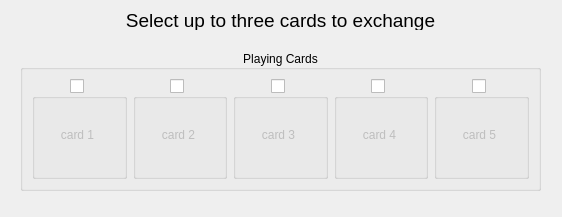
<?xml version="1.0" encoding="UTF-8"?>
<ui version="4.0">
 <class>Dialog</class>
 <widget class="QDialog" name="Dialog">
  <property name="geometry">
   <rect>
    <x>0</x>
    <y>0</y>
    <width>562</width>
    <height>217</height>
   </rect>
  </property>
  <property name="windowTitle">
   <string>Dialog</string>
  </property>
  <widget class="QGroupBox" name="groupBox">
   <property name="geometry">
    <rect>
     <x>20</x>
     <y>50</y>
     <width>521</width>
     <height>141</height>
    </rect>
   </property>
   <property name="title">
    <string>Playing Cards</string>
   </property>
   <property name="alignment">
    <set>Qt::AlignmentFlag::AlignCenter</set>
   </property>
   <layout class="QHBoxLayout" name="horizontalLayout">
    <item>
     <widget class="QGroupBox" name="groupBox_2">
      <property name="title">
       <string/>
      </property>
      <property name="alignment">
       <set>Qt::AlignmentFlag::AlignBottom|Qt::AlignmentFlag::AlignHCenter</set>
      </property>
      <property name="flat">
       <bool>false</bool>
      </property>
      <property name="checkable">
       <bool>true</bool>
      </property>
      <property name="checked">
       <bool>false</bool>
      </property>
      <widget class="QLabel" name="card_2">
       <property name="geometry">
        <rect>
         <x>10</x>
         <y>40</y>
         <width>71</width>
         <height>31</height>
        </rect>
       </property>
       <property name="text">
        <string>card 1</string>
       </property>
       <property name="alignment">
        <set>Qt::AlignmentFlag::AlignCenter</set>
       </property>
      </widget>
     </widget>
    </item>
    <item>
     <widget class="QGroupBox" name="groupBox_1">
      <property name="title">
       <string/>
      </property>
      <property name="alignment">
       <set>Qt::AlignmentFlag::AlignBottom|Qt::AlignmentFlag::AlignHCenter</set>
      </property>
      <property name="flat">
       <bool>false</bool>
      </property>
      <property name="checkable">
       <bool>true</bool>
      </property>
      <property name="checked">
       <bool>false</bool>
      </property>
      <widget class="QLabel" name="card_1">
       <property name="geometry">
        <rect>
         <x>10</x>
         <y>40</y>
         <width>71</width>
         <height>31</height>
        </rect>
       </property>
       <property name="text">
        <string>card 2</string>
       </property>
       <property name="alignment">
        <set>Qt::AlignmentFlag::AlignCenter</set>
       </property>
      </widget>
     </widget>
    </item>
    <item>
     <widget class="QGroupBox" name="groupBox_4">
      <property name="title">
       <string/>
      </property>
      <property name="alignment">
       <set>Qt::AlignmentFlag::AlignBottom|Qt::AlignmentFlag::AlignHCenter</set>
      </property>
      <property name="flat">
       <bool>false</bool>
      </property>
      <property name="checkable">
       <bool>true</bool>
      </property>
      <property name="checked">
       <bool>false</bool>
      </property>
      <widget class="QLabel" name="card_4">
       <property name="geometry">
        <rect>
         <x>10</x>
         <y>40</y>
         <width>71</width>
         <height>31</height>
        </rect>
       </property>
       <property name="text">
        <string>card 3</string>
       </property>
       <property name="alignment">
        <set>Qt::AlignmentFlag::AlignCenter</set>
       </property>
      </widget>
     </widget>
    </item>
    <item>
     <widget class="QGroupBox" name="groupBox_3">
      <property name="title">
       <string/>
      </property>
      <property name="alignment">
       <set>Qt::AlignmentFlag::AlignBottom|Qt::AlignmentFlag::AlignHCenter</set>
      </property>
      <property name="flat">
       <bool>false</bool>
      </property>
      <property name="checkable">
       <bool>true</bool>
      </property>
      <property name="checked">
       <bool>false</bool>
      </property>
      <widget class="QLabel" name="card_3">
       <property name="geometry">
        <rect>
         <x>10</x>
         <y>40</y>
         <width>71</width>
         <height>31</height>
        </rect>
       </property>
       <property name="text">
        <string>card 4</string>
       </property>
       <property name="alignment">
        <set>Qt::AlignmentFlag::AlignCenter</set>
       </property>
      </widget>
     </widget>
    </item>
    <item>
     <widget class="QGroupBox" name="groupBox_5">
      <property name="title">
       <string/>
      </property>
      <property name="alignment">
       <set>Qt::AlignmentFlag::AlignBottom|Qt::AlignmentFlag::AlignHCenter</set>
      </property>
      <property name="flat">
       <bool>false</bool>
      </property>
      <property name="checkable">
       <bool>true</bool>
      </property>
      <property name="checked">
       <bool>false</bool>
      </property>
      <widget class="QLabel" name="card_5">
       <property name="geometry">
        <rect>
         <x>10</x>
         <y>40</y>
         <width>71</width>
         <height>31</height>
        </rect>
       </property>
       <property name="text">
        <string>card 5</string>
       </property>
       <property name="alignment">
        <set>Qt::AlignmentFlag::AlignCenter</set>
       </property>
      </widget>
     </widget>
    </item>
   </layout>
  </widget>
  <widget class="QLabel" name="label">
   <property name="geometry">
    <rect>
     <x>20</x>
     <y>10</y>
     <width>521</width>
     <height>20</height>
    </rect>
   </property>
   <property name="font">
    <font>
     <pointsize>14</pointsize>
    </font>
   </property>
   <property name="text">
    <string>Select up to three cards to exchange</string>
   </property>
   <property name="alignment">
    <set>Qt::AlignmentFlag::AlignCenter</set>
   </property>
  </widget>
 </widget>
 <resources/>
 <connections/>
</ui>
